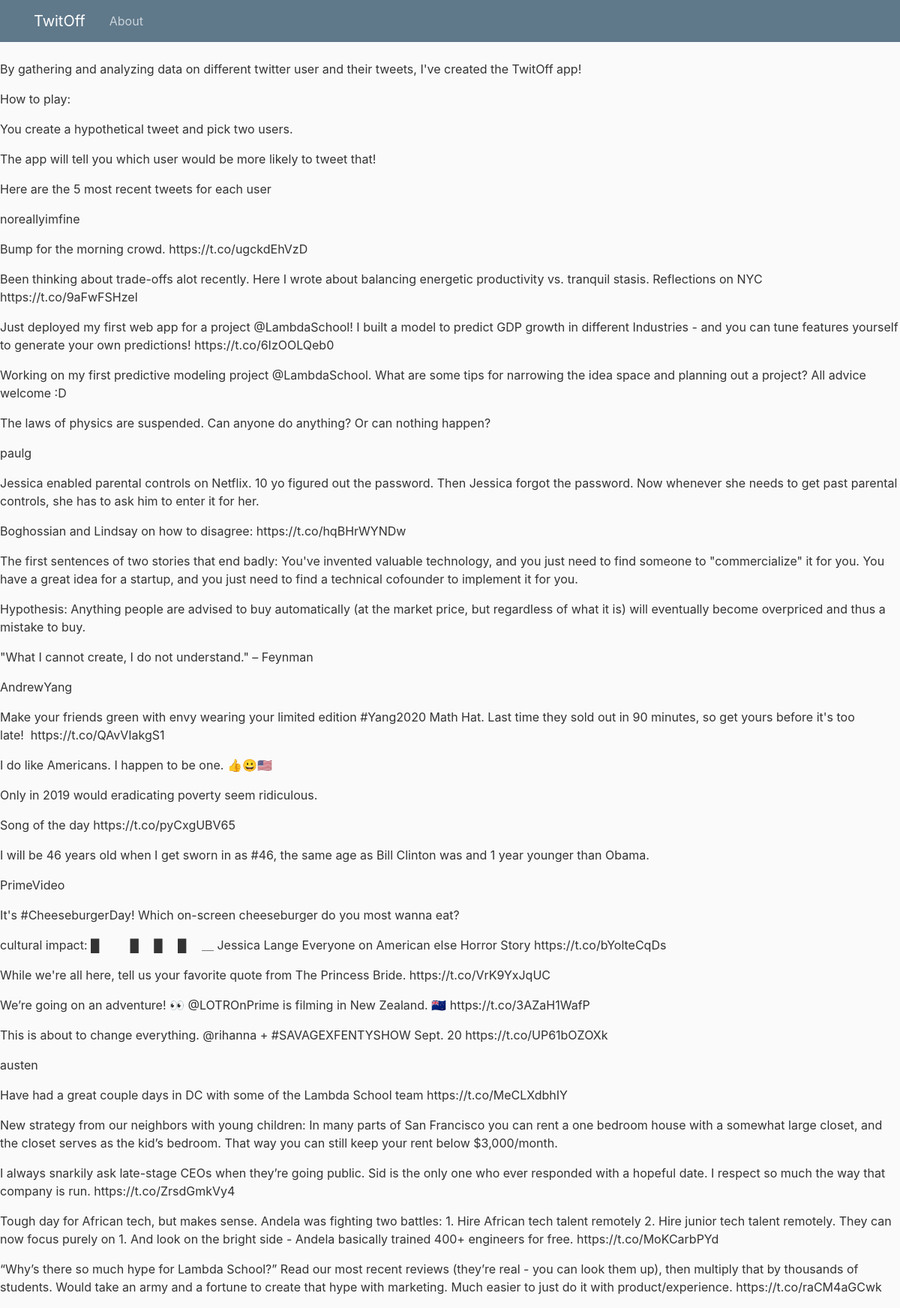
/about, run on the app's committed database.
### twitoff_app/models.py (models this page shows, shortened)
class User(DB.Model):
    id = DB.Column(DB.BigInteger, primary_key=True)
    name = DB.Column(DB.String(20), unique=True, nullable=False)
    newest_tweet_id = DB.Column(DB.BigInteger)

class Tweet(DB.Model):
    id = DB.Column(DB.BigInteger, primary_key=True)
    text = DB.Column(DB.Unicode(500))
    embedding = DB.Column(DB.PickleType, nullable=False)
    user_id = DB.Column(DB.BigInteger,
                        DB.ForeignKey('user.id'),
                        nullable=False)
    user = DB.relationship('User', backref=DB.backref('tweets', lazy=True))

### twitoff_app/routes.py (the view)
@app.route("/about")
def about():
    users = User.query.all()
    return render_template('about.html', title='About', users=users)

### twitoff_app/templates/about.html
{% extends "layout.html"%}
{% block content%}
   <p> By gathering and analyzing data on different twitter user and their
     tweets, I've created the TwitOff app! </p>
  <p> How to play:</p>
  <p> You create a hypothetical tweet and pick two users.</p>
  <p> The app will tell you which user would be more likely to tweet that!</p>
  <p> Here are the 5 most recent tweets for each user</p>
  <div>
    {% for user in users %}
      <p>{{ user.name }}</p>
         {% for tweet in user.tweets[:5]%}
            <p>{{ tweet.text }}</p>
         {% endfor %}
   {% endfor %}
  </div>
{% endblock %}

### twitoff_app/templates/layout.html (shortened to what this page needs)
<html>
<head>
    <link rel="stylesheet" href="https://stackpath.bootstrapcdn.com/bootstrap/4.3.1/css/bootstrap.min.css">
    <link rel="stylesheet" type="text/css" href="{{url_for('static', filename='main.css')}}">
</head>
<body>
    <header class="site-header">
        <nav class="navbar navbar-expand-md navbar-dark bg-steel fixed-top">
            <div class="container">
                <a class="navbar-brand mr-4" href="/">TwitOff</a>
                <div class="collapse navbar-collapse" id="navbarToggle">
                    <div class="navbar-nav mr-auto">
                        <a class="nav-item nav-link" href="/about">About</a>
                    </div>
                </div>
            </div>
        </nav>
    </header>
    {% block content %}{% endblock %}
</body>
</html>

### twitoff_app/static/main.css (style rules this page uses)
body { background: #fafafa; color: #333333; margin-top: 5rem; }
.bg-steel { background-color: #5f788a; }
.site-header .navbar-nav .nav-link { color: #cbd5db; }

### data on the page
User: name "noreallyimfine"
Tweet: text "Bump for the morning crowd. https://t.co/ugckdEhVzD"
Tweet: text "Been thinking about trade-offs alot recently. Here I wrote about balancing energetic productivity vs. tranquil stasis. Reflections on NYC https://t.co/9aFwFSHzel"
Tweet: text "Just deployed my first web app for a project @LambdaSchool! I built a model to predict GDP growth in different Industries - and you can tune features yourself to generate your own predictions! https://t.co/6IzOOLQeb0"
Tweet: text "Working on my first predictive modeling project @LambdaSchool. What are some tips for narrowing the idea space and planning out a project? All advice welcome :D"
Tweet: text "The laws of physics are suspended. Can anyone do anything? Or can nothing happen?"
User: name "paulg"
Tweet: text "Jessica enabled parental controls on Netflix. 10 yo figured out the password. Then Jessica forgot the password. Now whenever she needs to get past parental controls, she has to ask him to enter it for her."
Tweet: text "Boghossian and Lindsay on how to disagree: https://t.co/hqBHrWYNDw"
Tweet: text "The first sentences of two stories that end badly: You've invented valuable technology, and you just need to find someone to \"commercialize\" it for you. You have a great idea for a startup, and you just need to find a technical cofounder to implement it for you."
Tweet: text "Hypothesis: Anything people are advised to buy automatically (at the market price, but regardless of what it is) will eventually become overpriced and thus a mistake to buy."
Tweet: text "\"What I cannot create, I do not understand.\" – Feynman"
User: name "AndrewYang"
Tweet: text "Make your friends green with envy wearing your limited edition #Yang2020 Math Hat. Last time they sold out in 90 minutes, so get yours before it's too late! https://t.co/QAvVIakgS1"
Tweet: text "I do like Americans. I happen to be one. 👍😀🇺🇸"
Tweet: text "Only in 2019 would eradicating poverty seem ridiculous."
Tweet: text "Song of the day https://t.co/pyCxgUBV65"
Tweet: text "I will be 46 years old when I get sworn in as #46, the same age as Bill Clinton was and 1 year younger than Obama."
User: name "PrimeVideo"
Tweet: text "It's #CheeseburgerDay! Which on-screen cheeseburger do you most wanna eat?"
Tweet: text "cultural impact: █ █ █ █ ＿ Jessica Lange Everyone on American else Horror Story https://t.co/bYolteCqDs"
Tweet: text "While we're all here, tell us your favorite quote from The Princess Bride. https://t.co/VrK9YxJqUC"
Tweet: text "We’re going on an adventure! 👀 @LOTROnPrime is filming in New Zealand. 🇳🇿 https://t.co/3AZaH1WafP"
Tweet: text "This is about to change everything. @rihanna + #SAVAGEXFENTYSHOW Sept. 20 https://t.co/UP61bOZOXk"
User: name "austen"
Tweet: text "Have had a great couple days in DC with some of the Lambda School team https://t.co/MeCLXdbhIY"
Tweet: text "New strategy from our neighbors with young children: In many parts of San Francisco you can rent a one bedroom house with a somewhat large closet, and the closet serves as the kid’s bedroom. That way you can still keep your rent below $3,000/month."
Tweet: text "I always snarkily ask late-stage CEOs when they’re going public. Sid is the only one who ever responded with a hopeful date. I respect so much the way that company is run. https://t.co/ZrsdGmkVy4"
Tweet: text "Tough day for African tech, but makes sense. Andela was fighting two battles: 1. Hire African tech talent remotely 2. Hire junior tech talent remotely. They can now focus purely on 1. And look on the bright side - Andela basically trained 400+ engineers for free. https://t.co/MoKCarbPYd"
Tweet: text "“Why’s there so much hype for Lambda School?” Read our most recent reviews (they’re real - you can look them up), then multiply that by thousands of students. Would take an army and a fortune to create that hype with marketing. Much easier to just do it with product/experience. https://t.co/raCM4aGCwk"
